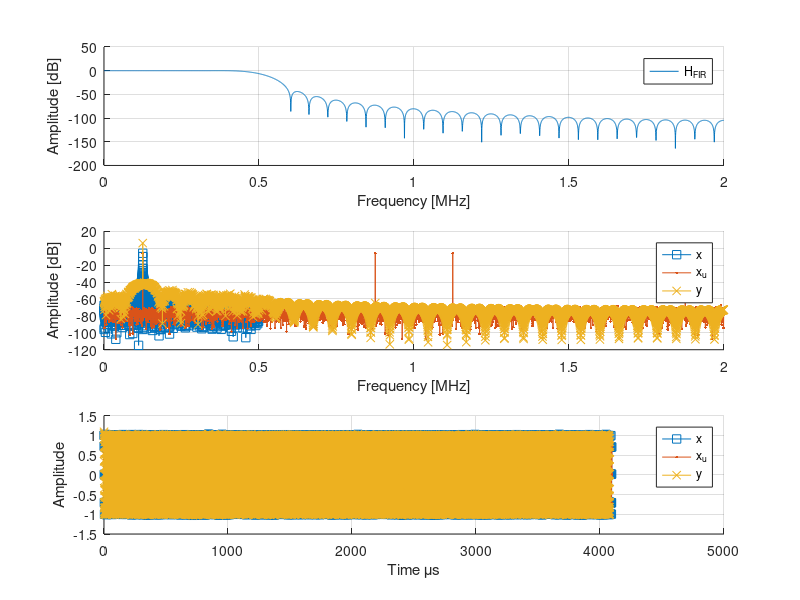

Here is the MATLAB script that generated this plot: (Note: this script raises an error after producing the figure.)
%% Target
%
% Design an interpolator and use it to filter a signal.
% 
% The parameters are:
%
% * x[n] = cos(2*pi*Fc*n*Ts) + w[n];
% * w[n] is the noise
% * Fc = 125 [kHz]
% * Fs =   1 [MHz]
% * L  =   4  % Interpolator Factor
% 
% *Suggestions*
% 
% FIR coefficients
%   fir_ord = 64;
%   [fir_num] = fir1(fir_ord, Wn, hann(fir_ord+1));
% 
% Filtering
%   y = filter(num,den,x);
%     * x   - input signal
%     * y   - output signal
%     * num - numerator   coefficients
%     * den - denominator coefficients
%
% Upsampling
%   xu = upsample(x, L);
% 

%% Clear
clc;            % Clear the text from the Command Window
clear;          % Remove all variables from the current workspace
close all;      % Close all figures

%% Exercise
Fc = 125e3;
Fs = 1e6;
Ts = 1/Fs;
len = 2^12;
L = 4;
n = 0:len-1;

% Signal
w = 0.01*randn(1,len);
x = cos(2*pi*Fc*n*Ts) + w;

% Filter
fir_ord = 64;
F_cut = 500e3;
Wn = F_cut / (Fs*L/2);
fir_num = fir1(fir_ord, Wn, hann(fir_ord+1));

% Upsampler
xu = upsample(x,L);
nu = 0:length(xu)-1;

% Interpolation
y = L*filter(fir_num, 1, xu);

% Remove the filter latency
y(1:fir_ord/2) = [];          
y(end-fir_ord/2:end) = [];

% Time vectors
ny = 0:length(y)-1;
tx  = n*Ts * 1e6;
txu = nu*(Ts/L) * 1e6;
ty  = ny*(Ts/L) * 1e6;

%% Plot
% Using 'freqz'
nFFT = 2^12; % Number of points of the fft
Hf_fir  = freqz(fir_num, 1, nFFT);
Xf      = freqz(x, 1, nFFT);
Xf_u    = freqz(xu, 1, nFFT);
[Yf, w] = freqz(y, 1, nFFT);

% Frequency normalization
w = w/pi * (Fs/2)/1e6;
w_u = w*L;

% Mag to dB
Hf_fir = mag2db(abs(Hf_fir));
Xf     = mag2db(abs(Xf)/nFFT);
Xf_u   = mag2db(abs(Xf_u)/nFFT);
Yf     = mag2db(abs(Yf)/nFFT);

figure
subplot(3,1,1)
  hold on
  plot(w_u, Hf_fir)
  hold off
  grid on
  legend('H_{FIR}')
  xlabel('Frequency [MHz]')
  ylabel('Amplitude [dB]')
subplot(3,1,2)
  hold on
  plot(w,   Xf,   's-')
  plot(w_u, Xf_u, '.-')
  plot(w_u, Yf,   'x-')
  hold off
  grid on
  legend('x','x_u','y')
  xlabel('Frequency [MHz]')
  ylabel('Amplitude [dB]')
subplot(3,1,3)
  hold on
  plot(tx ,  x, 's-')
  plot(txu, xu, '.-')
  plot(ty ,  y, 'x-')
  hold off
  grid on
  legend('x','x_u','y')
  xlabel('Time \mus')
  ylabel('Amplitude')

% Using 'fvtool'
hfvt0 = fvtool(x,  1, 'Fs',Fs);
legend(hfvt0, 'x')
hfvt1 = fvtool(xu, 1, 'Fs',Fs*L);
legend(hfvt1, 'x_u')
hfvt2 = fvtool(y,  1, fir_num, 1, 'Fs',Fs*L);
legend(hfvt2, 'y', 'FIR')

